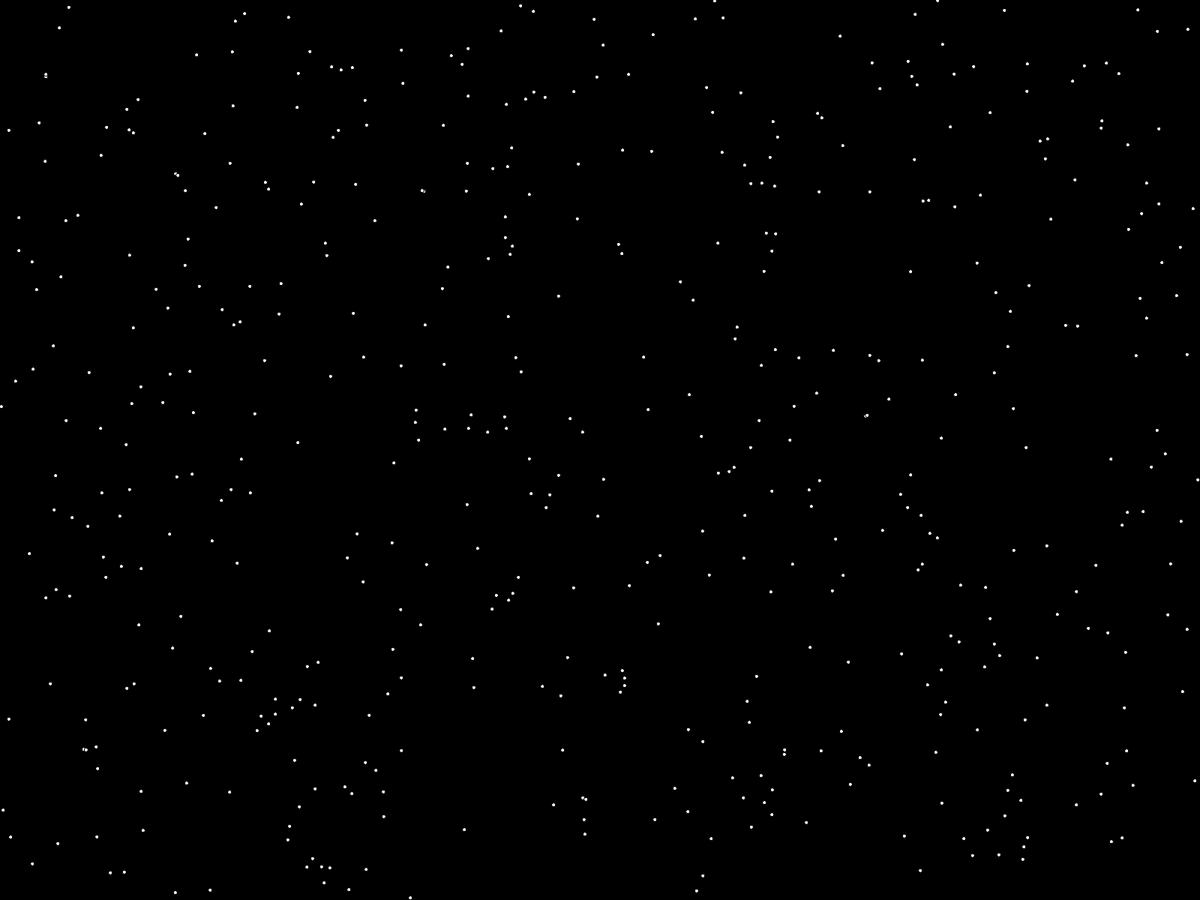
Frame 1 (no input)
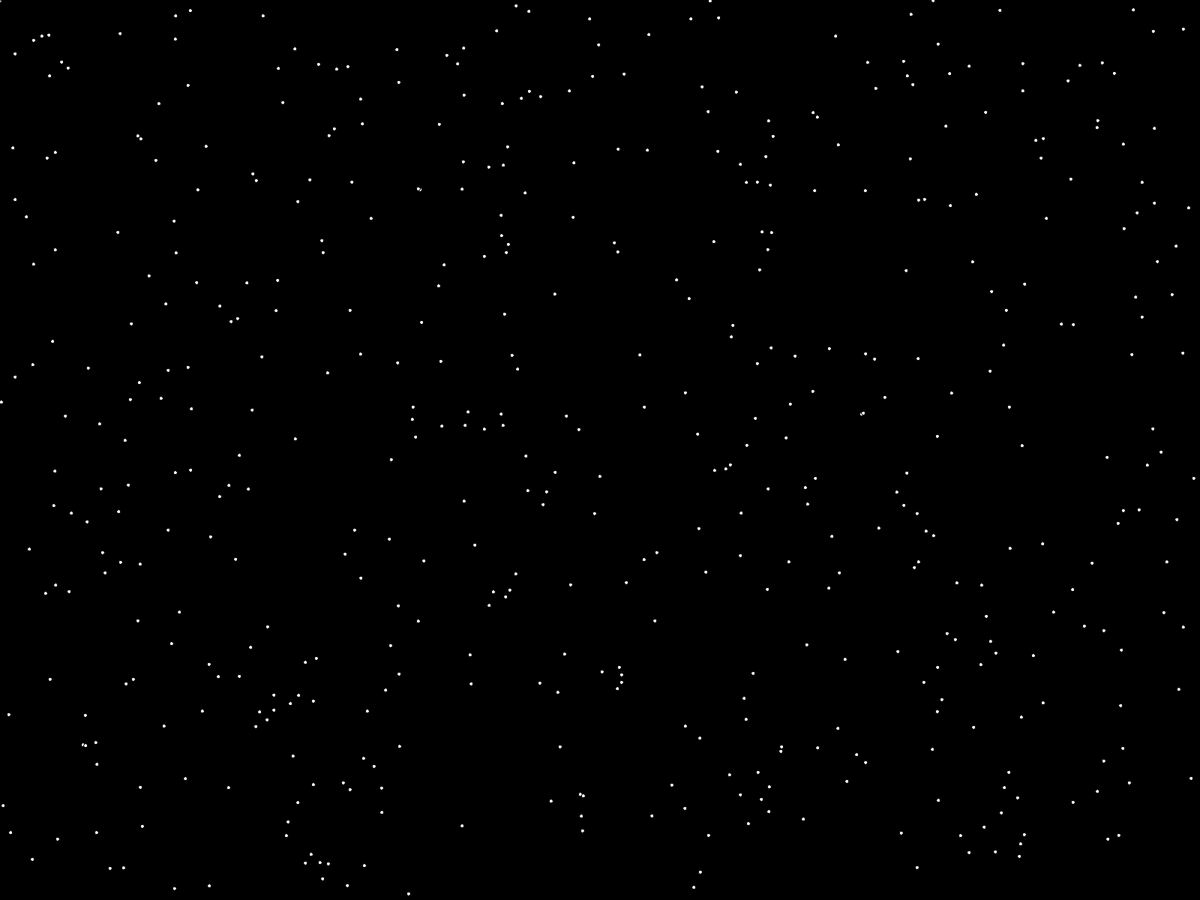
Frame 60 (the mouse pressed at the canvas centre just before this capture)
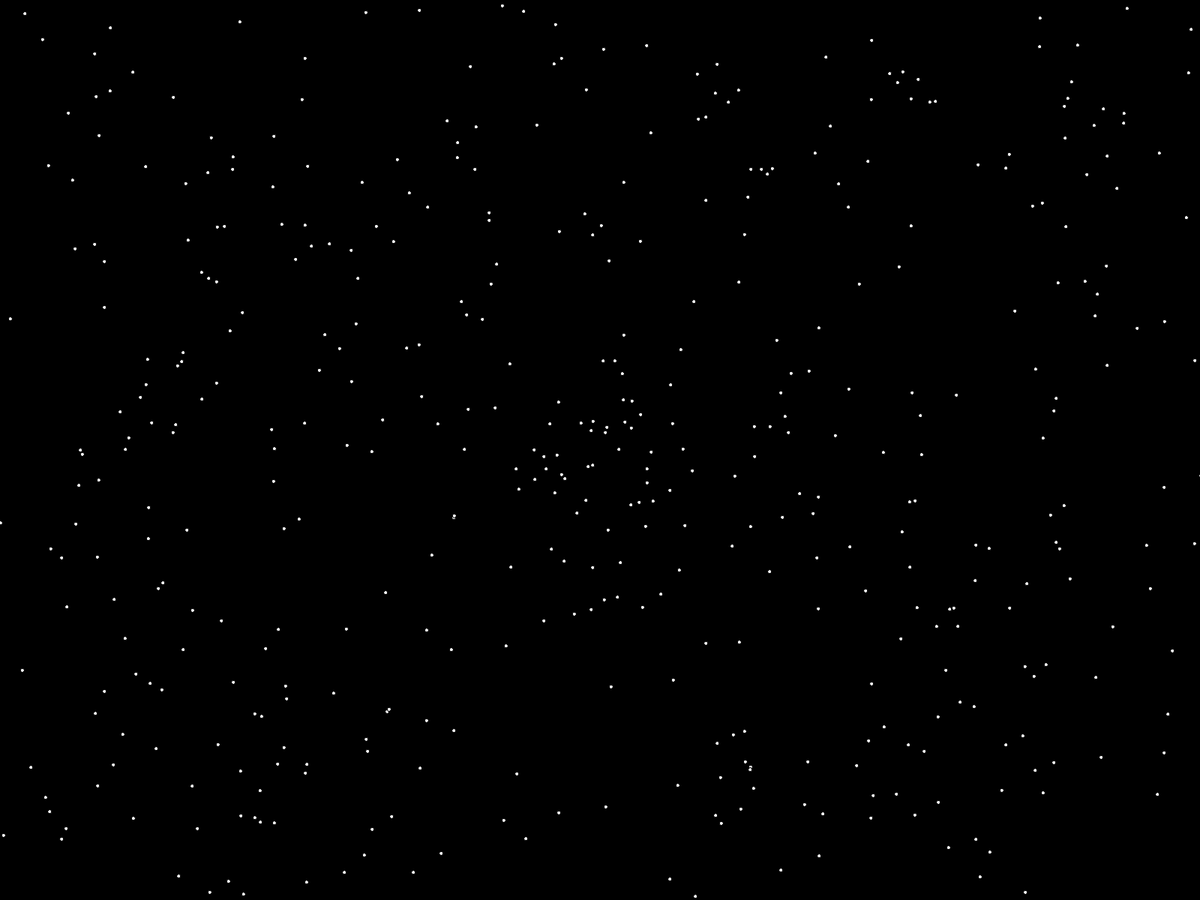
Frame 120 (the mouse held since frame 60 and released just before this capture)

The Processing sketch that drew these frames (run headless with seeded random() and noise(); from frame 60 on, the mouse is pressed at the canvas centre):

// Processing sketch: floor_Prototype_4
// ── floor_Prototype_4.pde
//Adopted from Daniel Shiffman https://www.youtube.com/watch?v=7eBLAgT0yUs
//Created by Miya Fordah
//Edited Nov 2nd, 2019

Particle[] particle = new Particle[500];
Boolean force = false;

void setup() {
  //size(1000, 1000);
  fullScreen();
  for (int i = 0; i < particle.length; i++) {
    particle[i] = new Particle((float)random(width), (float)random(height));
  }
}

void draw() {
  background(0);
  for (int i = 0; i < particle.length; i++) {
    if (force) {
      particle[i].scatter();
    }
    particle[i].update();
    particle[i].velocity();
    particle[i].display();
  }
}


void mousePressed() {
  force = true;
}

void mouseReleased() {
  force = false;
}

// ── Particle.pde
class Particle {
  PVector location;
  PVector velocity;
  PVector acceleration;
  float locX;
  float locY;
  float velocityLimit;
  float mouseDistance;

  Particle( float locX, float locY) {
    this.locX = locX;
    this.locY = locY;
    location = new PVector(locX, locY);
    velocity = new PVector(0, 0);
    acceleration = new PVector(0, 0);
  }

  void update() {
    PVector mouse = new PVector(mouseX, mouseY);
    mouse.sub(location);
    mouse.setMag(0.1);
    acceleration = mouse;

    velocity.add(acceleration);
    location.add(velocity);
    velocity.limit(velocityLimit);
  }

  void velocity() {
    mouseDistance = dist(mouseX, mouseY, location.x, location.y);
    if (mouseDistance < 100) {
      velocityLimit = 5;
    } else if (mouseDistance < 150) {
      velocityLimit = 4;
    } else if (mouseDistance < 200) {
      velocityLimit = 3;
    } else if (mouseDistance < 250) {
      velocityLimit = 2;
    } else if (mouseDistance < 300) {
      velocityLimit = 1.5;
    } else if (mouseDistance < 350) {
      velocityLimit = 1;
    } else if (mouseDistance < 400) {
      velocityLimit = .5;
    } else if (mouseDistance < 450) {
      velocityLimit =.25;
    } else {
      velocityLimit = 0;
    }
  }

  void scatter() {
    location.x += (int)random(-20, 20);
    location.y += (int)random(-20, 20);
  }

  void display() {
    fill(255);
    circle(location.x, location.y, 5);
  }
}
